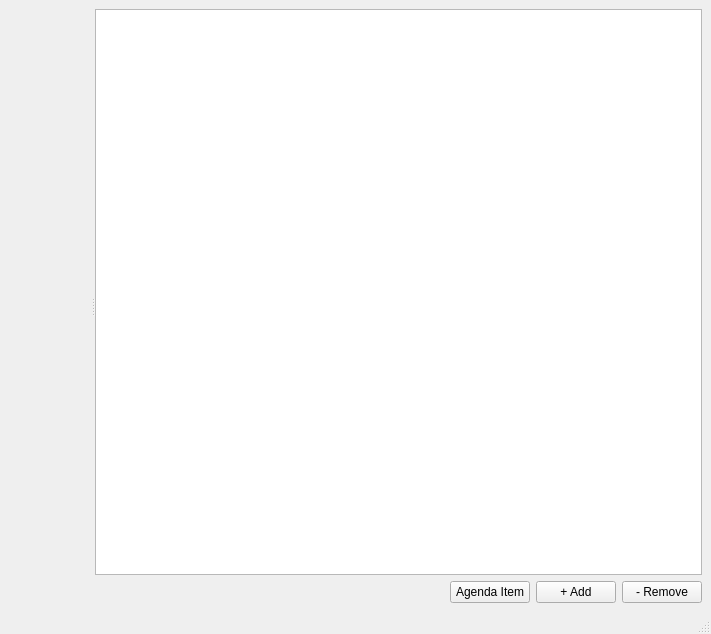
<?xml version="1.0" encoding="UTF-8"?>
<ui version="4.0">
 <class>Transcribe</class>
 <widget class="QMainWindow" name="Transcribe">
  <property name="geometry">
   <rect>
    <x>0</x>
    <y>0</y>
    <width>711</width>
    <height>634</height>
   </rect>
  </property>
  <property name="windowTitle">
   <string>Bungeni Transcribe</string>
  </property>
  <widget class="QWidget" name="centralwidget">
   <layout class="QGridLayout" name="gridLayout_3">
    <item row="0" column="1">
     <widget class="QSplitter" name="splitter">
      <property name="orientation">
       <enum>Qt::Horizontal</enum>
      </property>
      <widget class="QWidget" name="gridLayoutWidget_2">
       <layout class="QGridLayout" name="gridLayout_2">
        <item row="0" column="0" colspan="2">
         <spacer name="verticalSpacer">
          <property name="orientation">
           <enum>Qt::Vertical</enum>
          </property>
          <property name="sizeHint" stdset="0">
           <size>
            <width>20</width>
            <height>40</height>
           </size>
          </property>
         </spacer>
        </item>
        <item row="1" column="0" colspan="2">
         <spacer name="horizontalSpacer_3">
          <property name="orientation">
           <enum>Qt::Horizontal</enum>
          </property>
          <property name="sizeHint" stdset="0">
           <size>
            <width>40</width>
            <height>20</height>
           </size>
          </property>
         </spacer>
        </item>
        <item row="2" column="0" colspan="2">
         <spacer name="verticalSpacer_2">
          <property name="orientation">
           <enum>Qt::Vertical</enum>
          </property>
          <property name="sizeHint" stdset="0">
           <size>
            <width>20</width>
            <height>40</height>
           </size>
          </property>
         </spacer>
        </item>
       </layout>
      </widget>
      <widget class="QWidget" name="gridLayoutWidget">
       <layout class="QGridLayout" name="gridLayout">
        <item row="0" column="0" colspan="4">
         <widget class="QListView" name="table">
          <property name="sizePolicy">
           <sizepolicy hsizetype="Expanding" vsizetype="Expanding">
            <horstretch>0</horstretch>
            <verstretch>2</verstretch>
           </sizepolicy>
          </property>
         </widget>
        </item>
        <item row="1" column="0">
         <spacer name="horizontalSpacer">
          <property name="orientation">
           <enum>Qt::Horizontal</enum>
          </property>
          <property name="sizeHint" stdset="0">
           <size>
            <width>40</width>
            <height>20</height>
           </size>
          </property>
         </spacer>
        </item>
        <item row="1" column="2">
         <widget class="QPushButton" name="addButton">
          <property name="text">
           <string>+ Add</string>
          </property>
         </widget>
        </item>
        <item row="1" column="3">
         <widget class="QPushButton" name="removeButton">
          <property name="text">
           <string>- Remove</string>
          </property>
         </widget>
        </item>
        <item row="1" column="1">
         <widget class="QPushButton" name="agendaItemButton">
          <property name="text">
           <string>Agenda Item</string>
          </property>
         </widget>
        </item>
       </layout>
      </widget>
     </widget>
    </item>
   </layout>
  </widget>
  <widget class="QMenuBar" name="menubar">
   <property name="geometry">
    <rect>
     <x>0</x>
     <y>0</y>
     <width>711</width>
     <height>25</height>
    </rect>
   </property>
  </widget>
  <widget class="QStatusBar" name="statusbar"/>
 </widget>
 <resources/>
 <connections/>
</ui>
